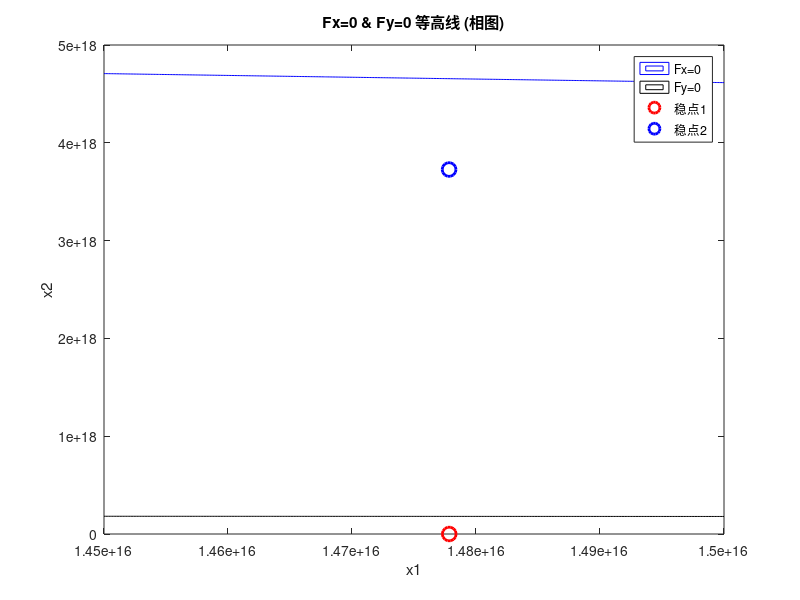

Recreate this plot in MATLAB. (Note: this script raises an error after producing the figure.)
function main
 
 
 
 
    stablePt1 = [1.47784e16,3.79197E+13];
    stablePt2 = [1.47783e16, 3.72684E+18];

 
    xmin = [1.45e16, 2e13];
    xmax = [1.50e16, 5e18];  

 
 
 
    N           = 1*10^15.4;   
    numPoints   = 10000;      
    tolerance1  = 5e13;      
    tolerance2  = 4e18;    
    tspan       = [0, 1e9]; 

 
 
 
 
    options = odeset('RelTol',1e-2, 'AbsTol',[1e6, 1e6], ...
                     'Events', @eventsFunc);

 
 
 
    figure('Name','相图与随机撒点','NumberTitle','off');
    xVec = linspace(xmin(1), xmax(1), 400);
    yVec = linspace(xmin(2), xmax(2), 400);
    [X, Y] = meshgrid(xVec, yVec);

 
    [Fx, Fy] = force_XY(X, Y, N);

 
    contour(X, Y, Fx, [0 0], 'b');
    hold on;
    contour(X, Y, Fy, [0 0], 'k');

    xlabel('x1');
    ylabel('x2');
    title('Fx=0 & Fy=0 等高线 (相图)');

 
 
 
    plot(stablePt1(1), stablePt1(2), 'ro', 'MarkerSize', 10, 'LineWidth',2, ...
         'DisplayName','稳点1');
    plot(stablePt2(1), stablePt2(2), 'bo', 'MarkerSize', 10, 'LineWidth',2, ...
         'DisplayName','稳点2');
    legend('Fx=0','Fy=0','稳点1','稳点2','Location','best');
    ylim([0, xmax(2)]);

 
 
 
    rng('shuffle'); 
    randomPoints = [ ...
        xmin(1) + (xmax(1)-xmin(1)) * rand(numPoints,1), ...
        10.^(log10(xmin(2)) + (log10(xmax(2)) - log10(xmin(2))) * rand(numPoints,1)) ...
    ];

    count1 = 0;  
    count2 = 0;  

 
    func = @(t,x) force_MO(t, x, N);

 
    for i = 1:numPoints
        x0 = randomPoints(i,:);

 
        [~, Xt, te, Xe, ie] = ode15s(func, tspan, x0, options);

 
        final = Xt(end,:);

 
        dist1 = norm(final - stablePt1);
        dist2 = norm(final - stablePt2);

        if dist1 < dist2 && dist1 < tolerance1
            count1 = count1 + 1;
            plot(final(1), final(2), 'r.', 'MarkerSize', 6);
        elseif dist2 < dist1 && dist2 < tolerance2
            count2 = count2 + 1;
            plot(final(1), final(2), 'b.', 'MarkerSize', 6);
        else
 
            plot(final(1), final(2), 'k.', 'MarkerSize', 4);
        end
    end

 
 
 
    prob1 = count1 / numPoints;
    prob2 = count2 / numPoints;
    fprintf('---------------------------\n');
    fprintf('共撒点 %d 个\n', numPoints);
    fprintf('流向稳点1 (%.4g, %.4g) 的概率：%.2f%%\n', ...
            stablePt1(1), stablePt1(2), prob1 * 100);
    fprintf('流向稳点2 (%.4g, %.4g) 的概率：%.2f%%\n', ...
            stablePt2(1), stablePt2(2), prob2 * 100);
    fprintf('未收敛到任一稳点的点数：%d\n', numPoints - (count1 + count2));
    fprintf('---------------------------\n');

end

 
 
 
 
function f = force_MO(t,x,para)
N = para;
 
 
r = 3e11;
s = 2.03e-5;
 
dr = 1.36e19;
dd = 2.73e17;
a1 = 0.003; a2=-0.1655; a3=3.2305; a4=-25.8343; %a5=71.5398;
a5=71.6;
delta = x(2)/(dd+x(2));
gamma = x(2)/(dr+x(2));
omega = (1-gamma)*(1-delta);
p = log10(x(2));
fai = 10^(a1*p^4+a2*p^3+a3*p^2+a4*p+a5);
f = [0.5*omega*(N+r)-s*x(1)-0.5*fai*x(1)^0.7;
    omega*N-(1-omega)*r-s*x(1)-fai*x(1)^0.7];

end

 
 
 
function [Fx, Fy] = force_XY(X, Y, N)
    s   = 2.03e-5;
    dr  = 1.36e19;
    dd  = 2.73e17;
    a1  = 0.003; 
    a2  = -0.1655; 
    a3  = 3.2305; 
    a4  = -25.8343; 
    a5  = 71.6;

 
    Y(Y <= 0) = 1e-10;

    delta = Y ./ (dd + Y);
    gamma = Y ./ (dr + Y);
    omega = (1 - gamma) .* (1 - delta);

    p = log10(Y);
    p = max(min(p, 18), 13); 

    fai = 10.^(a1.*p.^4 + a2.*p.^3 + a3.*p.^2 + a4.*p + a5);

    Fx = 0.5 .* omega .* (2*N) - s.*X - 0.5 .* fai .* (X.^0.7);
    Fy = omega .* N - (1 - omega).*N - s.*X - fai .* (X.^0.7);
end

 
 
 
function [value, isterminal, direction] = eventsFunc(t, x)
    stablePt1 = [1.47782e16, 2.24673e13];
    stablePt2 = [1.47783e16, 2.86041e18];
    tolerance1 = 1e14;
    tolerance2 = 1e16;

    dist1 = norm(x - stablePt1);
    dist2 = norm(x - stablePt2);

    value = [dist1 - tolerance1; dist2 - tolerance2];
    isterminal = [1; 1]; 
    direction = [0; 0];   
end
